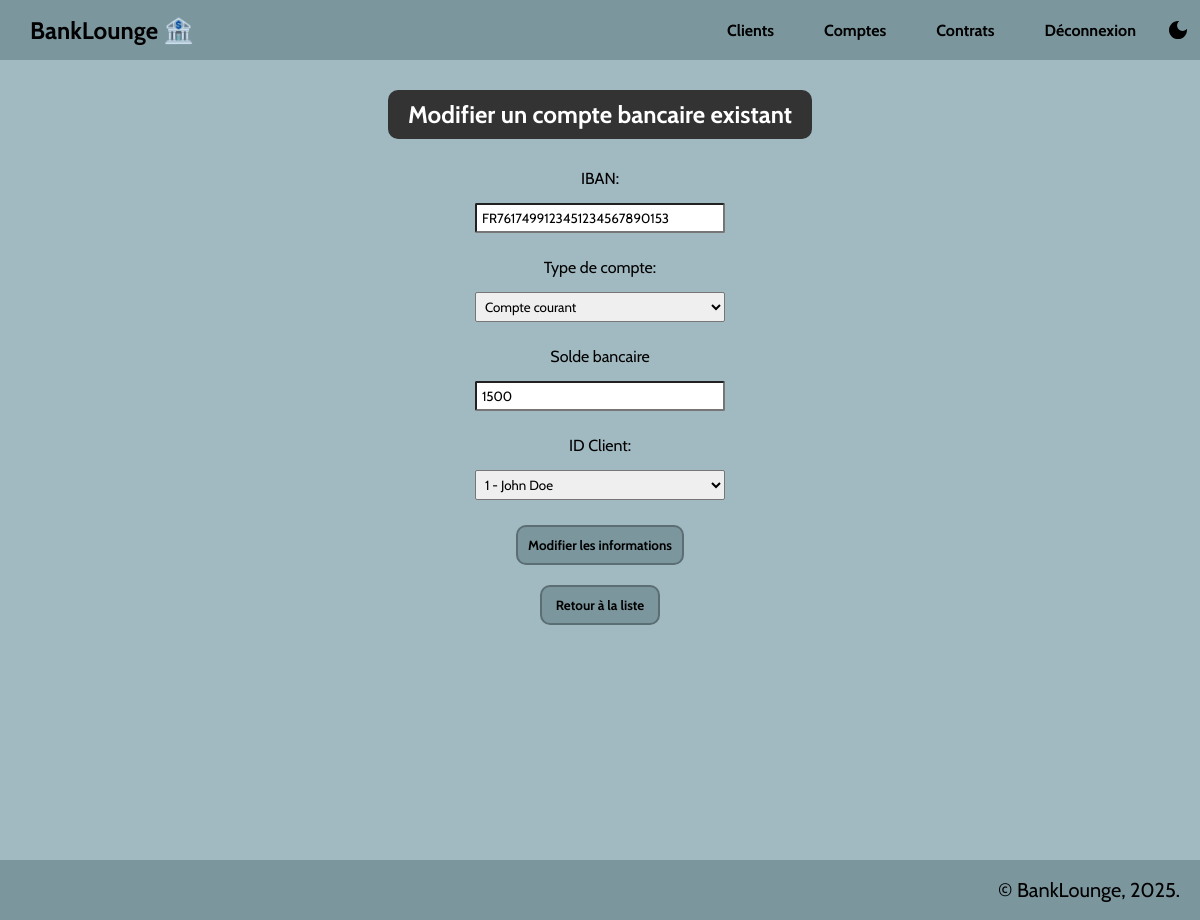
The app's page /?action=bank-edit&id=1 (signed in) with its own data.
### tables this page shows
CREATE TABLE `bankaccounts` (
  `bank_id` int(11) NOT NULL AUTO_INCREMENT,
  `bank_iban` varchar(40) NOT NULL,
  `bank_typeAccount` enum('Compte courant','Compte épargne') NOT NULL,
  `bank_balance` double(9,2) NOT NULL,
  `bank_userId` int(11) NOT NULL,
  PRIMARY KEY (`bank_id`),
  UNIQUE KEY `bank_iban` (`bank_iban`),
  KEY `fk_bank_user` (`bank_userId`),
  CONSTRAINT `fk_bank_user` FOREIGN KEY (`bank_userId`) REFERENCES `users` (`user_id`) ON DELETE CASCADE ON UPDATE CASCADE
);

CREATE TABLE `users` (
  `user_id` int(11) NOT NULL AUTO_INCREMENT,
  `user_firstName` varchar(50) NOT NULL,
  `user_lastName` varchar(50) NOT NULL,
  `user_email` varchar(100) NOT NULL,
  `user_phoneNumber` varchar(20) NOT NULL,
  `user_address` varchar(200) DEFAULT NULL,
  PRIMARY KEY (`user_id`),
  UNIQUE KEY `user_email` (`user_email`)
);

### controllers/BankController.php (called while the page is built, shortened)
<?php
require_once __DIR__ . '/../models/repositories/BankRepository.php';
require_once __DIR__ . '/../models/repositories/UserRepository.php';
require_once __DIR__ . '/../models/BankAccount.php';
require_once __DIR__ . '/../lib/utils.php';
class BankController {
    private BankRepository $bankRepo;
    private UserRepository $userRepo;
    public function __construct() {
        $this->bankRepo = new BankRepository();
        $this->userRepo = new UserRepository();
    }
    public function edit(int $id) {
        $users = $this->userRepo->getUsers();
        $bank = $this->bankRepo->getAccount($id);
        require_once __DIR__ . '/../views/bank/edit.php';
    }
}

### models/repositories/UserRepository.php (called while the page is built, shortened)
<?php
require_once __DIR__ . '/../User.php';
require_once __DIR__ . '/../../lib/database.php';
class UserRepository {
    public DatabaseConnection $connection;
    public function __construct() {
        $this->connection = new DatabaseConnection();
    }
    public function getUsers(): array {
        $statement = $this->connection->getConnection()->query('SELECT * FROM users');
        $result = $statement->fetchAll();
        $users = [];
        foreach($result as $row) {
            $user = new User($row['user_firstName'], $row['user_lastName'], $row['user_email'], $row['user_phoneNumber'], $row['user_address']);
            $user->setId($row['user_id']);
            $users[] = $user;
        }
        return $users;
    }
}

### lib/database.php (called while the page is built)
<?php
class DatabaseConnection {
    public ?\PDO $db = null;
    public function getConnection(): PDO {
        if ($this->db == null) {
            $host = 'localhost';
            $dbname = 'mvc-banks';
            $username = 'root';
            $password = '';
            $charset = 'utf8mb4';
            $dsn = "mysql:host=$host;dbname=$dbname;charset=$charset";
            $options = [
                PDO::ATTR_ERRMODE => PDO::ERRMODE_EXCEPTION,
                PDO::ATTR_DEFAULT_FETCH_MODE => PDO::FETCH_ASSOC
            ];
            try {
                $this->db = new PDO($dsn, $username, $password, $options);
            } catch (PDOException $e) {
                die('Erreur de connexion à la base de données : ' . $e->getMessage());
            }
        }
        return $this->db;
    }
}

### models/repositories/BankRepository.php (called while the page is built, shortened)
<?php
require_once __DIR__ . '/../BankAccount.php';
require_once __DIR__ . '/../../lib/database.php';
require_once __DIR__ . '/../../lib/utils.php';
class BankRepository {
    public DatabaseConnection $connection;
    public function __construct() {
        $this->connection = new DatabaseConnection();
    }
    public function getAccount(int $id): ?BankAccount {
        $statement = $this->connection->getConnection()->prepare("SELECT * FROM bankaccounts WHERE bank_id = :id");
        $statement->execute(['id' => $id]);
        $result = $statement->fetch();
        $account = new BankAccount($result['bank_iban'], EnumAccount::toEnum($result['bank_typeAccount']), $result['bank_balance'], $result['bank_userId']);
        $account->setId($result['bank_id']);
        return $account;
    }
}

### lib/utils.php (called while the page is built, shortened)
<?php
    enum EnumAccount {
        public function toString(): string {
            return match($this) {
                self::courant => "Compte courant",
                self::epargne => "Compte épargne"
            };
        }
        public static function toEnum(string $typeA): EnumAccount {
            return match($typeA) {
                "Compte courant" => self::courant,
                "Compte épargne" => self::epargne,
                default => throw new InvalidArgumentException("Compte invalide: $typeA")
            };
        }
    }
?>

### models/BankAccount.php (called while the page is built, shortened)
<?php
require_once __DIR__ . '/../lib/database.php';
require_once __DIR__ . '/../lib/utils.php';
class BankAccount {
    private string $iban;
    private EnumAccount $typeAccount;
    private float $balance;
    private int $userId;
    public function getIban(): string {
        return $this->iban;
    }
    public function getTypeAccount(): string {
        return $this->typeAccount->toString();
    }
    public function getBalance(): float {
        return $this->balance;
    }
    public function getUserId(): int {
        return $this->userId;
    }
    public function setIban(string $iban): void {
        $this->iban = htmlspecialchars($iban);
    }
    public function setTypeAccount(EnumAccount $typeA): void {
        $this->typeAccount = $typeA;
    }
    public function setBalance(float $balance): void {
        $this->balance = $balance;
    }
    public function setUserId(?int $userId): void {
        $this->userId = $userId;
    }
}

### models/User.php (called while the page is built, shortened)
<?php
require_once __DIR__ . '/../lib/database.php';
class User {
    private ?int $id;
    public function __construct(string $fName, string $lName, string $email, string $phoneN, ?string $address) {
        $this->id = null;
    }
    public function getId(): int {
        return $this->id;
    }
    public function setId(int $id): void {
        $this->id = $id;
    }
}

### views/bank/edit.php (the view, shortened to what this page needs)
<?php require_once __DIR__ . '/../templates/header.php'; ?>
            <section>
                <div class="title">
                    <h1>Modifier un compte bancaire existant</h1>
                </div>
                <form id="formBank" action="?action=bank-update" method="POST">
                    <div class="form">
                        <label for="iban">IBAN:</label>
                        <input type="text" id="iban" name="iban" value="<?= $bank->getIban() ?>">
                    </div>
                    <div class="form">
                        <label for="typeA">Type de compte:</label>
                        <?php $typeA = $bank->getTypeAccount(); ?>
                        <select name="typeA" id="typeA">
                            <option <?= $typeA == 'Compte courant' ? 'selected' : '' ?> value="Compte courant">Compte courant</option>
                        </select>
                    </div>
                    <div class="form">
                        <label for="balance">Solde bancaire</label>
                        <input type="number" step="0.01" id="balance" name="balance"  value="<?= $bank->getBalance() ?>">
                    </div>
                    <div class="form">
                        <label for="userId">ID Client:</label>
                        <select name="userId" id="userId">
                            <?php foreach($users as $user): ?>
                                <option value="<?= $user->getId(); ?>" <?= $bank->getUserId() == $user->getId() ? 'selected' : ''; ?>>
                                    <?= "{$user->getId()} - {$user->getLastName()} {$user->getFirstName()}" ?>
                                </option>
                            <?php endforeach; ?>
                        </select>
                    </div>
                    <button class="form-valid" type="submit">Modifier les informations</button>
                </form>
                <button class="return"><a href="?action=bank-list" >Retour à la liste</a></button>
            </section>
<?php require_once __DIR__ . '/../templates/footer.php';

### assets/styles/style.css (style rules this page uses)
* { margin: 0; padding: 0; font-family: "Cabin"; box-sizing: border-box; }
:root { --main: #7b969d; --text-main: black; --dark: #5b6e74; --section: #a1b9c1; --view: #66a1d1; --edit: #d5924c; --delete: #db8787; --link: #0000EE; }
body { color: var(--text-main); }
nav, .nav-dropdown-option, .home-option, td, .form-valid, .return, .value, footer { background-color: var(--main); }
.nav-title, .nav-option, .form, .view-container, #copyright { display: flex; justify-content: center; align-items: center; }
a { color: inherit; text-decoration: none; }
section { padding: 30px; min-height: 100vh; text-align: center; background-color: var(--section); }
.title h1 { margin: 0 auto; border-radius: 10px; display: inline-block; padding: 10px 20px; }
.title h1, thead { background-color: #333333; color: white; }
button { font-weight: bold; min-width: 120px; padding: 10px; border-radius: 10px; border: 2px solid var(--dark); color: var(--text-main); background: none; }
form { margin: 0 auto; padding-top: 20px; }
.form { display: flex; flex-direction: column; padding: 5px; gap: 10px; width: 100%; }
label, input, select { display: inline-block; width: 250px; padding: 5px; }
label, input, select { display: inline-block; border-radius: 2px; }
.form-valid { margin: 20px; }

### records on screen
bankaccounts: iban "FR7617499123451234567890153", balance "1500", userId "1 - John Doe"
